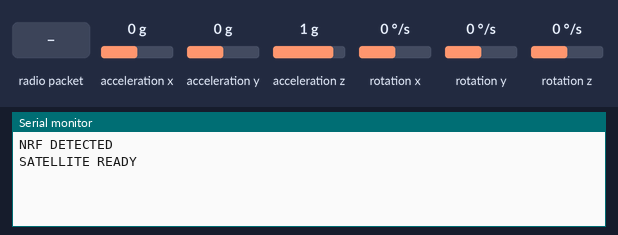
This sketch was run on a simulated Arduino Uno, built with avr-gcc and run on an emulated ATmega328P. On the bench: the last lines printed to the serial monitor. Wiring (inferred from the names in the program): MPU-6050 motion sensor at I2C address 0x68. The inputs (shaded band) are chosen by the test bench; at power-on: acceleration x 0 g, acceleration y 0 g, acceleration z 1 g, rotation z 0 °/s, rotation x 0 °/s, rotation y 0 °/s. No radio packets arrive unless stated.

Above: at 1.2 s.
1.3 s: radio packet "VESSEL_OK" arrives
At 2.2 s:
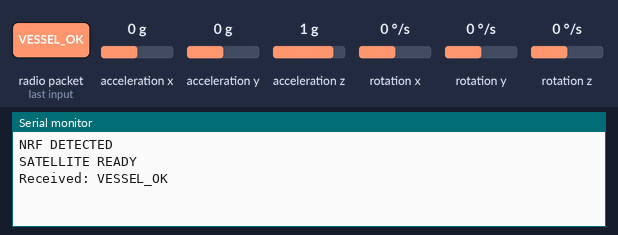
6.5 s: radio packet "1" arrives
At 7.4 s:
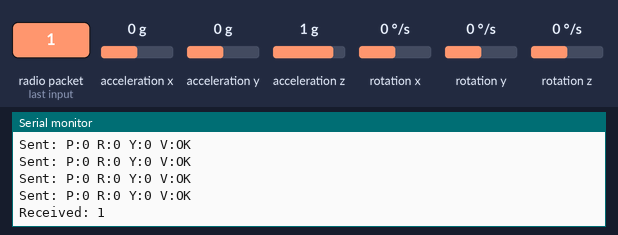
12.5 s: acceleration x set to -1.4 g
At 13.3 s:
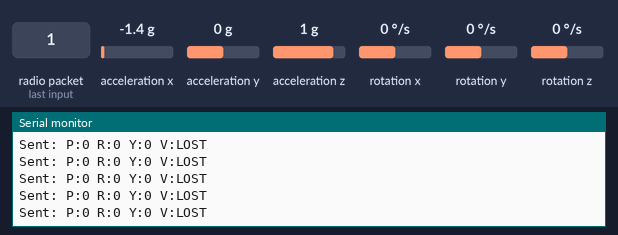
14.0 s: acceleration y set to -1.4 g
15.5 s: acceleration z set to -1.4 g
17.0 s: rotation z set to -192 °/s
At 18.5 s:
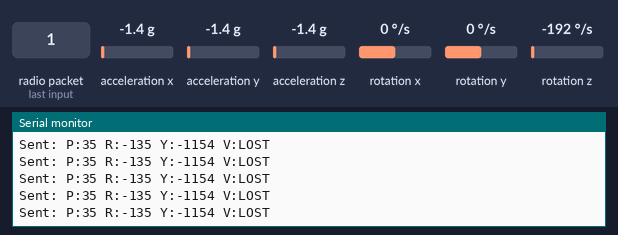

The sketch:

satellite_node.ino
```cpp
// SATELLITE ARDUINO
// Receives heartbeat from Vessel
// Reads MPU6050 Pitch/Roll/Yaw
// Sends Orientation + Vessel Status to Ground Station

#include <Wire.h>
#include <SPI.h>
#include <nRF24L01.h>
#include <RF24.h>

RF24 radio(9, 10);

// Vessel -> Satellite
const byte vesselAddr[6] = "00001";

// Satellite -> Ground
const byte groundAddr[6] = "00002";

#define MPU6050_ADDR 0x68
#define PWR_MGMT_1   0x6B
#define ACCEL_XOUT_H 0x3B

char rxText[32];
char txText[50];

float yaw = 0;
unsigned long prevTime = 0;
unsigned long lastHeartbeat = 0;

String vesselStatus = "LOST";

void setup()
{
  Serial.begin(9600);
  Wire.begin();

  // MPU6050 Init
  Wire.beginTransmission(MPU6050_ADDR);
  Wire.write(PWR_MGMT_1);
  Wire.write(0);
  Wire.endTransmission();

  // NRF Init
  if (radio.begin())
    Serial.println("NRF DETECTED");
  else
    Serial.println("NRF NOT DETECTED");

  radio.setChannel(76);
  radio.setDataRate(RF24_1MBPS);
  radio.setPALevel(RF24_PA_LOW);
  radio.setAutoAck(false);

  prevTime = millis();

  Serial.println("SATELLITE READY");
}

void loop()
{
  // ==========================
  // RECEIVE FROM VESSEL (5 sec)
  // ==========================

  radio.openReadingPipe(0, vesselAddr);
  radio.startListening();

  unsigned long rxStart = millis();

  while (millis() - rxStart < 5000)
  {
    if (radio.available())
    {
      memset(rxText, 0, sizeof(rxText));
      radio.read(rxText, sizeof(rxText));

      Serial.print("Received: ");
      Serial.println(rxText);

      if (strcmp(rxText, "VESSEL_OK") == 0)
      {
        lastHeartbeat = millis();
        vesselStatus = "OK";
      }
    }
  }

  if (millis() - lastHeartbeat > 5000)
  {
    vesselStatus = "LOST";
  }

  // ==========================
  // READ MPU6050
  // ==========================

  int16_t raw_acc_x, raw_acc_y, raw_acc_z;
  int16_t raw_gyro_x, raw_gyro_y, raw_gyro_z;

  Wire.beginTransmission(MPU6050_ADDR);
  Wire.write(ACCEL_XOUT_H);
  Wire.endTransmission(false);

  Wire.requestFrom(MPU6050_ADDR, 14, true);

  raw_acc_x = (Wire.read() << 8) | Wire.read();
  raw_acc_y = (Wire.read() << 8) | Wire.read();
  raw_acc_z = (Wire.read() << 8) | Wire.read();

  Wire.read();
  Wire.read();

  raw_gyro_x = (Wire.read() << 8) | Wire.read();
  raw_gyro_y = (Wire.read() << 8) | Wire.read();
  raw_gyro_z = (Wire.read() << 8) | Wire.read();

  float ax = raw_acc_x / 16384.0;
  float ay = raw_acc_y / 16384.0;
  float az = raw_acc_z / 16384.0;

  float pitch = atan2(-ax, sqrt(ay * ay + az * az)) * 180.0 / PI;
  float roll  = atan2(ay, az) * 180.0 / PI;

  float gz = raw_gyro_z / 131.0;

  unsigned long now = millis();
  float dt = (now - prevTime) / 1000.0;
  prevTime = now;

  yaw += gz * dt;

  // ==========================
  // SEND TO GROUND (1 sec)
  // ==========================

  sprintf(txText,
          "P:%d R:%d Y:%d V:%s",
          (int)pitch,
          (int)roll,
          (int)yaw,
          vesselStatus.c_str());

  radio.stopListening();

  radio.openWritingPipe(groundAddr);

  for (int i = 0; i < 5; i++)
  {
    radio.write(txText, sizeof(txText));

    Serial.print("Sent: ");
    Serial.println(txText);

    delay(200);
  }
}
```

Measured:
- after the input at 1.3 s, the serial monitor: prints a new line at once (image 1)
- after the input at 6.5 s, the serial monitor: prints a new line at once (image 2)
- after the input at 17.0 s, the serial monitor: prints a new line at once (image 4)
